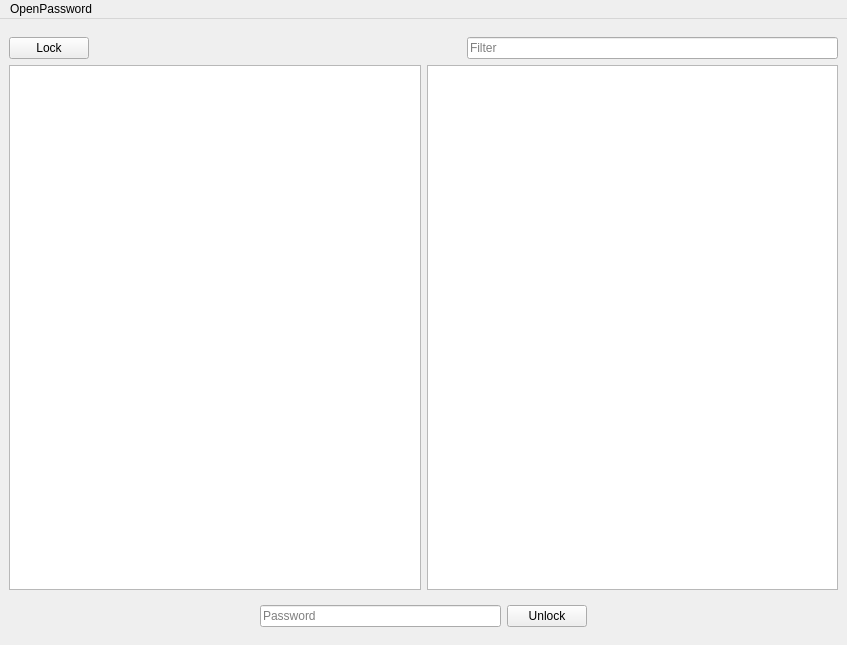
<?xml version="1.0" encoding="UTF-8"?>
<ui version="4.0">
 <class>MainWindow</class>
 <widget class="QMainWindow" name="MainWindow">
  <property name="geometry">
   <rect>
    <x>0</x>
    <y>0</y>
    <width>847</width>
    <height>645</height>
   </rect>
  </property>
  <property name="windowTitle">
   <string>MainWindow</string>
  </property>
  <widget class="QWidget" name="mainViewWidget">
   <layout class="QVBoxLayout" name="verticalLayout">
    <item>
     <widget class="QWidget" name="keychainWidget" native="true">
      <property name="enabled">
       <bool>true</bool>
      </property>
      <layout class="QVBoxLayout" name="verticalLayout_2">
       <property name="leftMargin">
        <number>0</number>
       </property>
       <property name="rightMargin">
        <number>0</number>
       </property>
       <property name="bottomMargin">
        <number>0</number>
       </property>
       <item>
        <layout class="QHBoxLayout" name="horizontalLayout_2">
         <item>
          <widget class="QPushButton" name="lockButton">
           <property name="enabled">
            <bool>true</bool>
           </property>
           <property name="text">
            <string>Lock</string>
           </property>
          </widget>
         </item>
         <item>
          <spacer name="horizontalSpacer">
           <property name="orientation">
            <enum>Qt::Horizontal</enum>
           </property>
           <property name="sizeHint" stdset="0">
            <size>
             <width>40</width>
             <height>20</height>
            </size>
           </property>
          </spacer>
         </item>
         <item>
          <widget class="QLineEdit" name="lineEdit">
           <property name="placeholderText">
            <string>Filter</string>
           </property>
          </widget>
         </item>
        </layout>
       </item>
       <item>
        <layout class="QHBoxLayout" name="horizontalLayout">
         <item>
          <widget class="QListView" name="listView"/>
         </item>
         <item>
          <widget class="QPlainTextEdit" name="plainTextEdit"/>
         </item>
        </layout>
       </item>
      </layout>
     </widget>
    </item>
    <item>
     <widget class="QWidget" name="lockScreenWidget" native="true">
      <property name="sizePolicy">
       <sizepolicy hsizetype="Preferred" vsizetype="Preferred">
        <horstretch>0</horstretch>
        <verstretch>0</verstretch>
       </sizepolicy>
      </property>
      <layout class="QHBoxLayout" name="horizontalLayout_3">
       <item>
        <spacer name="horizontalSpacer_3">
         <property name="orientation">
          <enum>Qt::Horizontal</enum>
         </property>
         <property name="sizeHint" stdset="0">
          <size>
           <width>236</width>
           <height>20</height>
          </size>
         </property>
        </spacer>
       </item>
       <item>
        <widget class="QLineEdit" name="passwordEdit">
         <property name="inputMethodHints">
          <set>Qt::ImhHiddenText|Qt::ImhNoAutoUppercase|Qt::ImhNoPredictiveText</set>
         </property>
         <property name="echoMode">
          <enum>QLineEdit::Password</enum>
         </property>
         <property name="placeholderText">
          <string>Password</string>
         </property>
        </widget>
       </item>
       <item>
        <widget class="QPushButton" name="unlockButton">
         <property name="text">
          <string>Unlock</string>
         </property>
        </widget>
       </item>
       <item>
        <spacer name="horizontalSpacer_2">
         <property name="orientation">
          <enum>Qt::Horizontal</enum>
         </property>
         <property name="sizeHint" stdset="0">
          <size>
           <width>236</width>
           <height>20</height>
          </size>
         </property>
        </spacer>
       </item>
      </layout>
     </widget>
    </item>
   </layout>
  </widget>
  <widget class="QMenuBar" name="menubar">
   <property name="geometry">
    <rect>
     <x>0</x>
     <y>0</y>
     <width>847</width>
     <height>20</height>
    </rect>
   </property>
   <widget class="QMenu" name="menuOpenPassword">
    <property name="title">
     <string>OpenPassword</string>
    </property>
    <addaction name="actionLock"/>
    <addaction name="actionAbout"/>
   </widget>
   <addaction name="menuOpenPassword"/>
  </widget>
  <action name="actionAbout">
   <property name="text">
    <string>About</string>
   </property>
  </action>
  <action name="actionLock">
   <property name="text">
    <string>Lock</string>
   </property>
  </action>
  <action name="actionUnlock">
   <property name="text">
    <string>Unlock</string>
   </property>
  </action>
 </widget>
 <tabstops>
  <tabstop>lineEdit</tabstop>
  <tabstop>listView</tabstop>
  <tabstop>lockButton</tabstop>
 </tabstops>
 <resources/>
 <connections>
  <connection>
   <sender>passwordEdit</sender>
   <signal>returnPressed()</signal>
   <receiver>actionUnlock</receiver>
   <slot>trigger()</slot>
   <hints>
    <hint type="sourcelabel">
     <x>382</x>
     <y>594</y>
    </hint>
    <hint type="destinationlabel">
     <x>-1</x>
     <y>-1</y>
    </hint>
   </hints>
  </connection>
  <connection>
   <sender>unlockButton</sender>
   <signal>released()</signal>
   <receiver>actionUnlock</receiver>
   <slot>trigger()</slot>
   <hints>
    <hint type="sourcelabel">
     <x>546</x>
     <y>594</y>
    </hint>
    <hint type="destinationlabel">
     <x>-1</x>
     <y>-1</y>
    </hint>
   </hints>
  </connection>
  <connection>
   <sender>lockButton</sender>
   <signal>released()</signal>
   <receiver>actionLock</receiver>
   <slot>trigger()</slot>
   <hints>
    <hint type="sourcelabel">
     <x>47</x>
     <y>51</y>
    </hint>
    <hint type="destinationlabel">
     <x>-1</x>
     <y>-1</y>
    </hint>
   </hints>
  </connection>
 </connections>
</ui>
